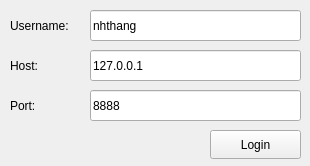
<?xml version="1.0" encoding="UTF-8"?>
<ui version="4.0">
 <class>MainWindow</class>
 <widget class="QMainWindow" name="MainWindow">
  <property name="geometry">
   <rect>
    <x>0</x>
    <y>0</y>
    <width>310</width>
    <height>166</height>
   </rect>
  </property>
  <property name="windowTitle">
   <string>Login</string>
  </property>
  <property name="windowIcon">
   <iconset>
    <normaloff>../../chat-app-python/imgs/logo.png</normaloff>../../chat-app-python/imgs/logo.png</iconset>
  </property>
  <property name="autoFillBackground">
   <bool>true</bool>
  </property>
  <widget class="QWidget" name="centralwidget">
   <widget class="QPushButton" name="btnLogin">
    <property name="geometry">
     <rect>
      <x>210</x>
      <y>130</y>
      <width>91</width>
      <height>29</height>
     </rect>
    </property>
    <property name="text">
     <string>Login</string>
    </property>
   </widget>
   <widget class="QLineEdit" name="edtUsername">
    <property name="geometry">
     <rect>
      <x>90</x>
      <y>10</y>
      <width>211</width>
      <height>31</height>
     </rect>
    </property>
    <property name="inputMethodHints">
     <set>Qt::ImhLowercaseOnly</set>
    </property>
    <property name="text">
     <string>nhthang</string>
    </property>
   </widget>
   <widget class="QLabel" name="lbUsername">
    <property name="geometry">
     <rect>
      <x>10</x>
      <y>10</y>
      <width>71</width>
      <height>31</height>
     </rect>
    </property>
    <property name="autoFillBackground">
     <bool>true</bool>
    </property>
    <property name="text">
     <string>Username:</string>
    </property>
   </widget>
   <widget class="QLineEdit" name="edtHost">
    <property name="geometry">
     <rect>
      <x>90</x>
      <y>50</y>
      <width>211</width>
      <height>31</height>
     </rect>
    </property>
    <property name="text">
     <string>127.0.0.1</string>
    </property>
   </widget>
   <widget class="QLabel" name="lbPort">
    <property name="geometry">
     <rect>
      <x>10</x>
      <y>90</y>
      <width>71</width>
      <height>31</height>
     </rect>
    </property>
    <property name="autoFillBackground">
     <bool>true</bool>
    </property>
    <property name="text">
     <string>Port:</string>
    </property>
   </widget>
   <widget class="QLabel" name="lbHost">
    <property name="geometry">
     <rect>
      <x>10</x>
      <y>50</y>
      <width>71</width>
      <height>31</height>
     </rect>
    </property>
    <property name="autoFillBackground">
     <bool>true</bool>
    </property>
    <property name="text">
     <string>Host:</string>
    </property>
   </widget>
   <widget class="QLineEdit" name="edtPort">
    <property name="geometry">
     <rect>
      <x>90</x>
      <y>90</y>
      <width>211</width>
      <height>31</height>
     </rect>
    </property>
    <property name="inputMethodHints">
     <set>Qt::ImhDigitsOnly</set>
    </property>
    <property name="text">
     <string>8888</string>
    </property>
   </widget>
  </widget>
 </widget>
 <resources/>
 <connections/>
</ui>
